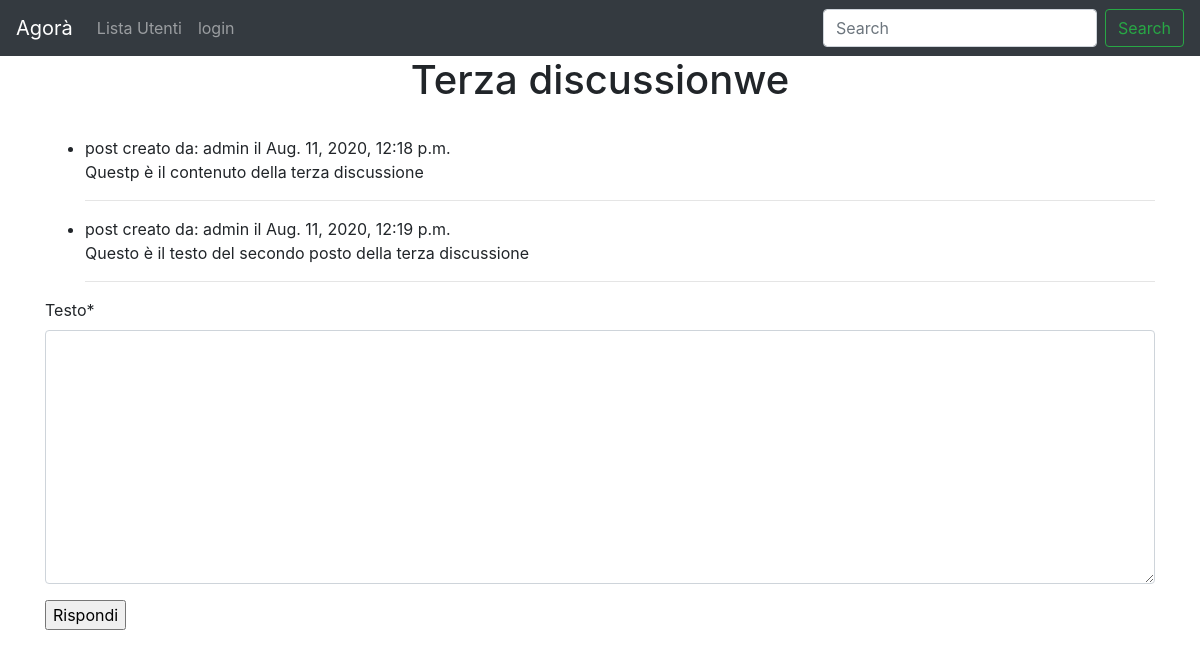
Page /forum/discussione/3 on the committed database.
### forum/models.py (models this page shows, shortened)
class Discussione(models.Model):
    titolo = models.CharField(max_length = 80)
    data = models.DateTimeField(auto_now_add = True)
    sezione_appartenenza = models.ForeignKey(Sezione, on_delete=models.CASCADE)
    creatore = models.ForeignKey(User, on_delete=models.CASCADE, related_name = "discussioni")
    class Meta:
        verbose_name = "Discussione"
        verbose_name_plural = "Discussioni"

class Post(models.Model):
    testo = models.TextField()
    data = models.DateTimeField(auto_now_add = True)
    discussione_appartenenza = models.ForeignKey(Discussione, on_delete=models.CASCADE)
    creatore = models.ForeignKey(User, on_delete=models.CASCADE, related_name = "posts")
    class Meta:
        verbose_name = "Post"
        verbose_name_plural = "Posts"

### forum/views.py (the view)
# urls.py: path("discussione/<int:pk>", views.show_discussione, name="show_discussione"),
def show_discussione(request, pk):
    discussione = get_object_or_404(Discussione, pk=pk)
    posts = Post.objects.filter(discussione_appartenenza = discussione)
    form_risposta = AggiungiRisposta()
    context = {"discussione": discussione , "posts": posts, "form_risposta": form_risposta}
    return render(request, "forum/show_discussione.html", context)

### forum/forms.py
class AggiungiRisposta(forms.ModelForm):
    class Meta:
        model = Post
        fields = ["testo"]

### forum/templates/forum/show_discussione.html (shortened to what this page needs)
{% extends "base.html" %}
{% block content %}
<h1>{{discussione.titolo}}</h1><br>
{% endblock content %}
{% block text %}
<ul>
  {% for post in posts %}
    <li>
      post creato da: {{post.creatore}} il {{post.data}}<br>
      {{post.testo}}
    </li>
    <hr>
  {% endfor %}
</ul>
{% include "forum/form_risposta.html"%}
{% endblock %}

### rows in the picture
Discussione: titolo "Terza discussionwe"
Post: creatore "admin", data "Aug. 11, 2020, 12:18 p.m.", testo "Questp è il contenuto della terza discussione"
Post: creatore "admin", data "Aug. 11, 2020, 12:19 p.m.", testo "Questo è il testo del secondo posto della terza discussione"
